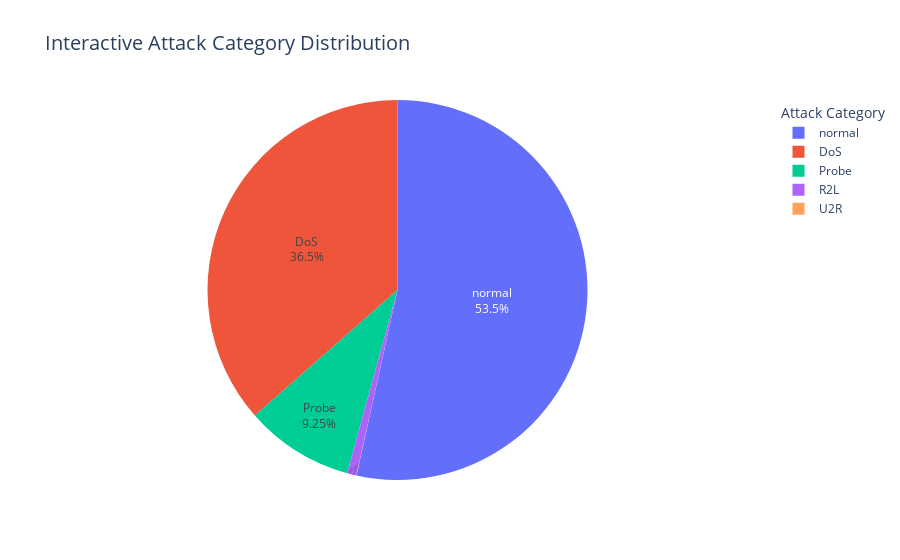

The code cell stored with this chart in its notebook:
### Code cell
#Interactive Pie Chart – Attack Category Distribution (Plotly)
import plotly.express as px

counts = df["attack_category"].value_counts().reset_index()
counts.columns = ["attack_category", "count"]

fig = px.pie(
    counts,
    names="attack_category",
    values="count",
    title="Interactive Attack Category Distribution",
    hole=0.0,  # set to 0.4 for donut chart
)

fig.update_traces(
    textposition="inside",
    textinfo="percent+label"
)

fig.update_layout(
    title_font_size=20,
    legend_title_text="Attack Category",
    legend=dict(x=1.1, y=1),  # pushes legend right side
)

fig.show()

### Figure 1 — Plotly figure (JSON) as saved in the notebook; plotly's stock layout.template omitted (floating-point values rounded to 4 significant figures)
{"data": [{"domain": {"x": [0, 1], "y": [0, 1]}, "hole": 0, "hovertemplate": "attack_category=%{label}<br>count=%{value}<extra></extra>", "labels": ["normal", "DoS", "Probe", "R2L", "U2R"], "legendgroup": "", "name": "", "showlegend": true, "textinfo": "percent+label", "textposition": "inside", "type": "pie", "values": [67343, 45957, 11656, 995, 22]}], "layout": {"legend": {"title": {"text": "Attack Category"}, "tracegroupgap": 0, "x": 1.1, "y": 1}, "title": {"font": {"size": 20}, "text": "Interactive Attack Category Distribution"}}}
